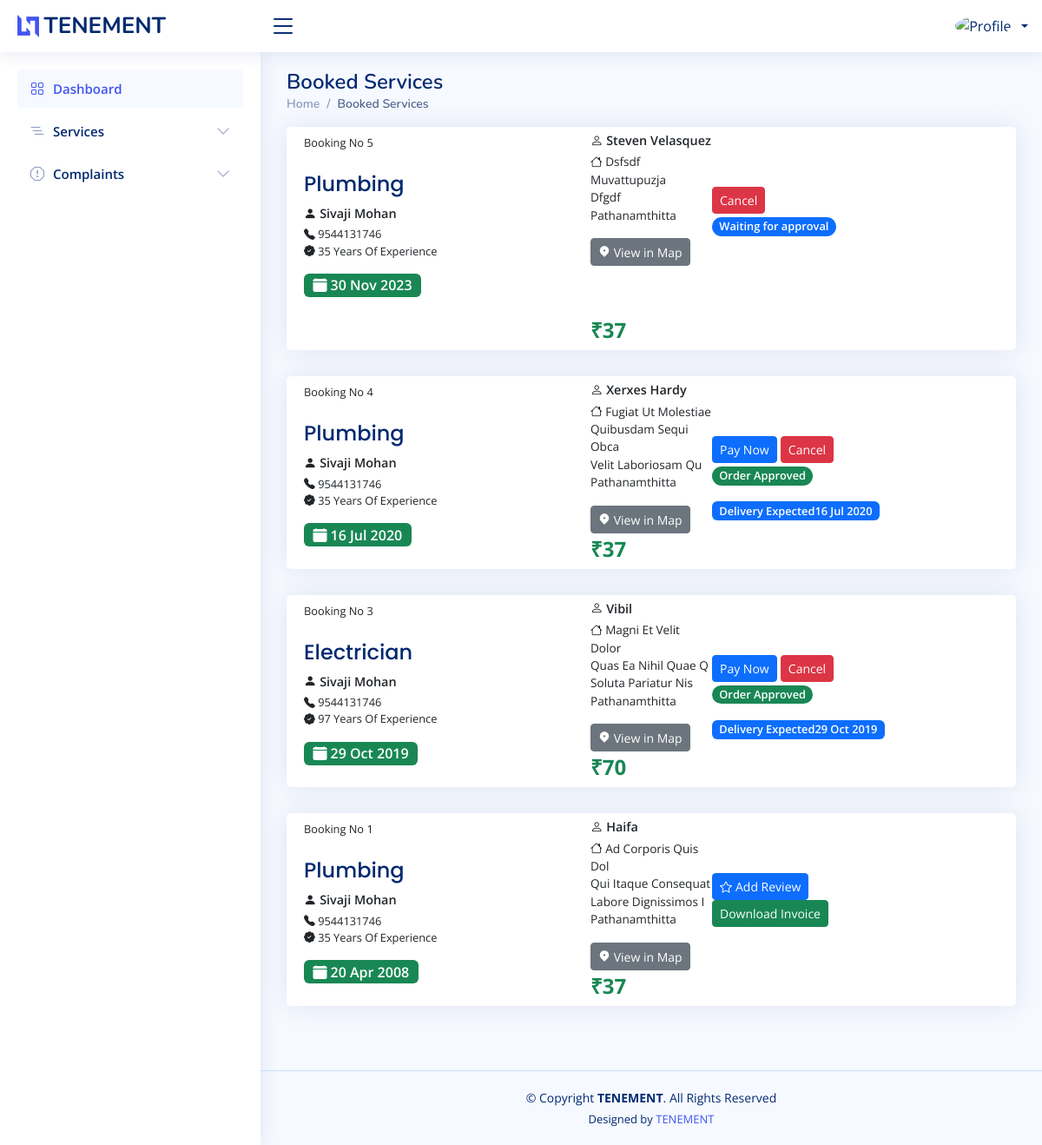
The page /user/bookedservices.php on the database its author committed.
### tables this page shows
CREATE TABLE `booking` (
  `bookingid` int(50) NOT NULL,
  `name` varchar(50) NOT NULL,
  `phone` varchar(50) NOT NULL,
  `date` date NOT NULL,
  `time` varchar(50) NOT NULL DEFAULT current_timestamp(),
  `address` varchar(200) NOT NULL,
  `district` varchar(50) NOT NULL,
  `city` varchar(50) NOT NULL,
  `instructions` varchar(300) NOT NULL,
  `landmark` varchar(100) NOT NULL,
  `url` varchar(100) NOT NULL,
  `status` int(20) NOT NULL,
  `email` varchar(50) NOT NULL,
  `serviceid` int(50) NOT NULL,
  `rating` int(11) NOT NULL,
  `feedback` varchar(500) NOT NULL
);

CREATE TABLE `addservice` (
  `serviceid` int(100) NOT NULL,
  `services` varchar(100) NOT NULL,
  `description` varchar(500) NOT NULL,
  `experience` varchar(100) NOT NULL,
  `rate` varchar(100) NOT NULL,
  `email` varchar(50) NOT NULL
);

CREATE TABLE `employee_register` (
  `fname` varchar(50) NOT NULL,
  `lname` varchar(50) NOT NULL,
  `housename` varchar(50) NOT NULL,
  `street` varchar(50) NOT NULL,
  `district` varchar(50) NOT NULL,
  `state` varchar(50) NOT NULL,
  `zip` int(30) NOT NULL,
  `dob` date NOT NULL,
  `gender` varchar(50) NOT NULL,
  `phonenumber` varchar(50) NOT NULL,
  `email` varchar(50) NOT NULL,
  `aadhar` varchar(50) NOT NULL,
  `password` varchar(50) NOT NULL,
  `img` varchar(50) NOT NULL DEFAULT 'default.png'
);

### connect.php (called while the page is built, shortened)
<?php
$dbname="tenement";
$conn=mysqli_connect("localhost","root","",$dbname);
function select_data($sql)
{
  global $conn;
  $res = mysqli_query($conn, $sql);
  if ($res)
    return $res;
  else
    return False;
}
?>

### user/bookedservices.php (the view, shortened to what this page needs)
<?php
include 'header.php';
?>
<main id="main" class="main">
  <div class="pagetitle">
    <h1>Booked Services</h1>
    <nav>
      <ol class="breadcrumb">
        <li class="breadcrumb-item"><a href="index.php">Home</a></li>
        <li class="breadcrumb-item active">Booked Services</li>
      </ol>
    </nav>
  </div>
  <section class="section dashboard">
    <div class="row">
      <section class="section">
        <div class="row">
          <div class="col-lg-12">
            <?php
            $sql1 = "SELECT b.*,a.*,e.*  from booking b,addservice a,employee_register e where a.serviceid=b.serviceid and e.email=a.email and status IN('0','1','2') order by date desc;";
            $data1 = select_data($sql1);
            while ($row = mysqli_fetch_assoc($data1)) {
              $formattedDate = date("d M Y", strtotime($row['date']));
            ?>
              <div class="card" style="padding:5px 0 !important;">
                <div class="row g-0">
                  <div class="col-md-5">
                    <div class="card-body pb-0">
                      <p class="card-text mt-1" style="font-size:80%;font-color:#444;">Booking No <?php echo $row['bookingid']; ?> </p>
                      <h5 class="card-title pb-0 pt-2 " style="text-transform:capitalize;font-size:150%;"> <?php echo $row['services'] ?></h5>
                      <p class="card-text pb-0 mb-1" style="text-transform:capitalize;font-size:90%;font-weight:600;"><i class="bi bi-person-fill"></i> <?php echo $row['fname'] ?> <?php echo $row['lname'] ?> </p>
                      <p class="card-text" style="text-transform:capitalize;font-size:80%;"><i class="bi bi-telephone-fill"></i> <?php echo $row['phonenumber'] ?><br><i class="bi bi-patch-check-fill"></i> <?php echo $row['experience']?> Years Of Experience</p>
                      <p class="badge bg-success" style="font-weight: 600;font-size: 100%"><i class="bi bi-calendar-fill"></i>  <?php echo $formattedDate; ?> </p>
                    </div>
                  </div>
                  <div class="col-md-2">
                    <?php if ($row['status'] == 0) { ?>
                      <p class="card-text pb-0 mb-1" style="text-transform:capitalize;font-size:90%;font-weight:600;"><i class="bi bi-person"></i> <?php echo $row['name'] ?></p>
                      <p class="card-text" style="text-transform:capitalize;font-size:85%;"><i class="bi bi-house"></i> <?php echo $row['address'] ?><br><?php echo $row['city'] ?><br><?php echo $row['landmark'] ?><br><?php echo $row['district'] ?></p>
                      <td>
                      <a class="btn btn-secondary btn-sm" target="_blank" href="<?php echo $row['url']  ?>"><i class="  ri-map-pin-2-fill"></i> View in Map</a>
                      </td>
                      <p class="card-text mt-5 pt-2"><b class="text-success" style="font-size:150%;">₹<?php echo $row['rate']; ?></b> <span class="text-danger" style="font-size:100%;"></span></p>
                    <?php
                    } else if ($row['status'] == 1) {
                    ?>
                       <p class="card-text pb-0 mb-1" style="text-transform:capitalize;font-size:90%;font-weight:600;"><i class="bi bi-person"></i> <?php echo $row['name'] ?></p>
                      <p class="card-text" style="text-transform:capitalize;font-size:85%;"><i class="bi bi-house"></i> <?php echo $row['address'] ?><br><?php echo $row['city'] ?><br><?php echo $row['landmark'] ?><br><?php echo $row['district'] ?></p>
                      <td>
                      <a class="btn btn-secondary btn-sm" target="_blank" href="<?php echo $row['url']  ?>"><i class="  ri-map-pin-2-fill"></i> View in Map</a>
                      </td>
                      <p class="card-text"><b class="text-success" style="font-size:150%;">₹<?php echo ($row['rate']); ?></b> </p>
                    <?php
                    }else if ($row['status'] == 2) {
                    ?>
                     <p class="card-text pb-0 mb-1" style="text-transform:capitalize;font-size:90%;font-weight:600;"><i class="bi bi-person"></i> <?php echo $row['name'] ?></p>
                      <p class="card-text" style="text-transform:capitalize;font-size:85%;"><i class="bi bi-house"></i> <?php echo $row['address'] ?><br><?php echo $row['city'] ?><br><?php echo $row['landmark'] ?><br><?php echo $row['district'] ?></p>
                      <td>
                      <a class="btn btn-secondary btn-sm" target="_blank" href="<?php echo $row['url']  ?>"><i class="  ri-map-pin-2-fill"></i> View in Map</a>
                      </td>
                      <p class="card-text"><b class="text-success" style="font-size:150%;">₹<?php echo ($row['rate']); ?></b> </p>
                    <?php
                    }
                    ?>
                  </div>
                  <div class="col-md-3">
                    <?php if ($row['status'] == 0)
                    { ?>
                      <div class="mt-5 pt-3">
                        <a href="php/cancelbook.php?booking_id=<?php echo $row['bookingid']; ?>" class="btn btn-danger btn-sm">Cancel </a>
                      </div>
                      <p class="badge rounded-pill bg-primary mt-1" style="font-size: 80%;font-weight: 600;">Waiting for approval</p>
                    <?php
                    }
                     else if ($row['status'] == 1) {
                      $formattedDate = date("d M Y", strtotime($row['date']));
                    ?>
                      <div class="mt-5 pt-3">
                        <a class="btn btn-primary btn-sm mb-0" onclick="payment(<?php echo ($row['rate']) ?>,<?php echo $bkid; ?>)">Pay Now</a>
                        <a href="php/cancelbook.php?booking_id=<?php echo $row['bookingid']; ?>" class="btn btn-danger btn-sm">Cancel </a>
                      </div>
                      <p class="badge rounded-pill bg-success mt-1" style="font-size: 80%;font-weight: 600;">Order Approved</p>
                      <p class="badge bg-primary" style="font-weight: 600;font-size: 80%">Delivery Expected</i><?php echo $formattedDate; ?> </p>
                    <?php
                    } else if ($row['status'] == 2) {
                    ?>
                     <div class="mt-5 pt-3">
                     <a class="btn btn-primary btn-sm" data-bs-toggle="modal" data-bs-target="#verticalycentered" onclick="passid('<?php echo $row['bookingid'];?>')"><i class="bi bi-star me-1"></i>Add Review</a>
                     <a href="invoice.php?bookingid=<?php echo $row['bookingid']; ?>" class="btn btn-success btn-sm">Download Invoice </a>
                     </div>
                     <?php
                    }
                    ?>
                  </div>
                </div>
              </div>
            <?php
            }
            ?>
          </div>
        </div>
      </section>
</main>

### user/assets/css/style.css (style rules this page uses)
:root { scroll-behavior: smooth; }
body { font-family: "Open Sans", sans-serif; background: #f6f9ff; color: #444444; }
a { color: #4154f1; text-decoration: none; }
h1, h2, h3, h4, h5, h6 { font-family: "Nunito", sans-serif; }
#main { margin-top: 60px; padding: 20px 30px; transition: all 0.3s; }
.pagetitle { margin-bottom: 10px; }
.pagetitle h1 { font-size: 24px; margin-bottom: 0; font-weight: 600; color: #012970; }
.card { margin-bottom: 30px; border: none; border-radius: 5px; box-shadow: 0px 0 30px rgba(1, 41, 112, 0.1); }
.card-title { padding: 20px 0 15px 0; font-size: 18px; font-weight: 500; color: #012970; font-family: "Poppins", sans-serif; }
.card-body { padding: 0 20px 20px 20px; }
.breadcrumb { font-size: 14px; font-family: "Nunito", sans-serif; color: #899bbd; font-weight: 600; }
.breadcrumb a { color: #899bbd; transition: 0.3s; }
.breadcrumb .breadcrumb-item::before { color: #899bbd; }
.breadcrumb .active { color: #51678f; font-weight: 600; }
@media (min-width: 1200px) { #main, #footer { margin-left: 300px; } }
.footer { padding: 20px 0; font-size: 14px; transition: all 0.3s; border-top: 1px solid #cddfff; }
.footer .copyright { text-align: center; color: #012970; }
.footer .credits { padding-top: 5px; text-align: center; font-size: 13px; color: #012970; }

### rows shown on the page
booking: bookingid "5", serviceid.services "Plumbing", employee_register.fname "Sivaji", employee_register.lname "Mohan", employee_register.phonenumber "9544131746", serviceid.experience "35", name "Steven Velasquez", address "Dsfsdf", city "Muvattupuzja", landmark "Dfgdf", employee_register.district "Pathanamthitta", serviceid.rate "37"
booking: bookingid "4", serviceid.services "Plumbing", employee_register.fname "Sivaji", employee_register.lname "Mohan", employee_register.phonenumber "9544131746", serviceid.experience "35", name "Xerxes Hardy", address "Fugiat Ut Molestiae", city "Quibusdam Sequi Obca", landmark "Velit Laboriosam Qu", employee_register.district "Pathanamthitta", serviceid.rate "37"
booking: bookingid "3", serviceid.services "Electrician", employee_register.fname "Sivaji", employee_register.lname "Mohan", employee_register.phonenumber "9544131746", serviceid.experience "97", name "Vibil", address "Magni Et Velit Dolor", city "Quas Ea Nihil Quae Q", landmark "Soluta Pariatur Nis", employee_register.district "Pathanamthitta", serviceid.rate "70"
booking: bookingid "1", serviceid.services "Plumbing", employee_register.fname "Sivaji", employee_register.lname "Mohan", employee_register.phonenumber "9544131746", serviceid.experience "35", name "Haifa", address "Ad Corporis Quis Dol", city "Qui Itaque Consequat", landmark "Labore Dignissimos I", employee_register.district "Pathanamthitta", serviceid.rate "37"
